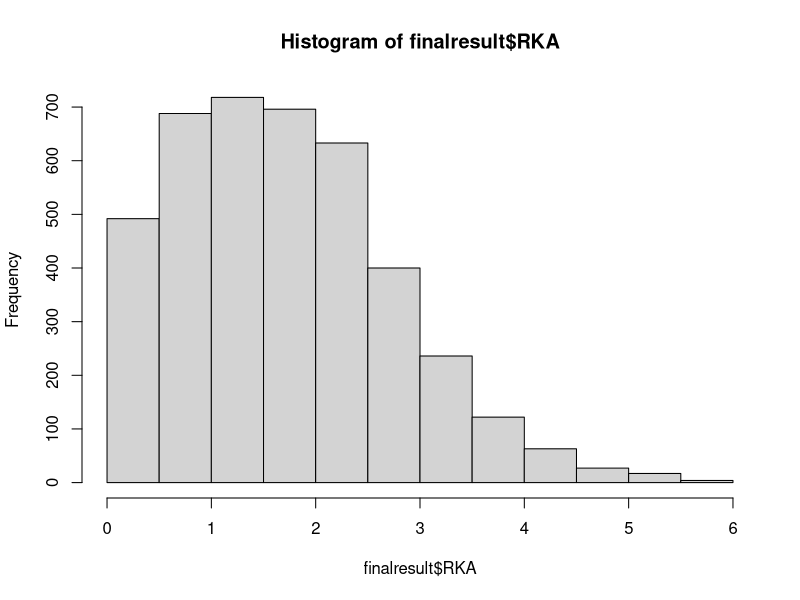
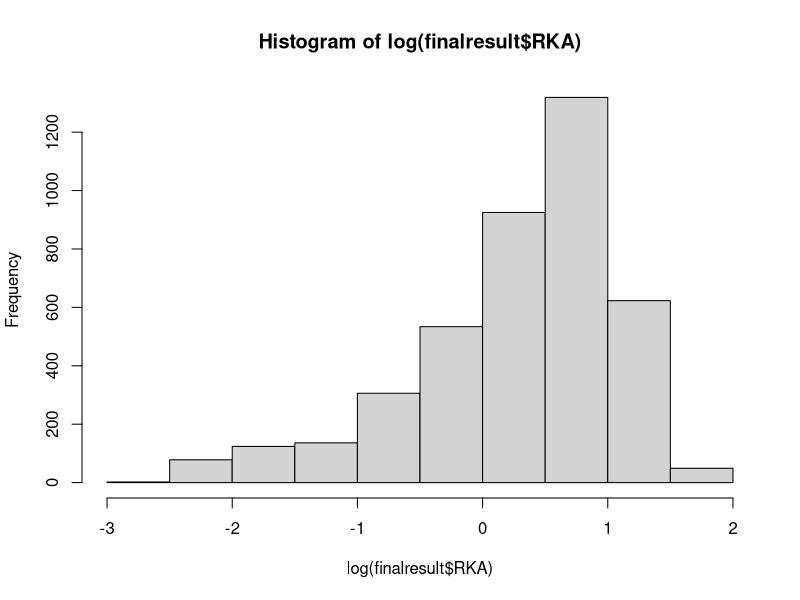

Recreate these plots in R, in order.
## ---- chunk 1
knitr::opts_chunk$set(echo = TRUE)
options(warn = -1)
## ---- chunk 2
#Data input
test.import <- read.csv('import_data.csv', header=T)
head(test.import)
## ---- chunk 3
test <- test.import[-(1:2),]
frac <- 1-as.numeric(test.import[1,2:5])
Enzyme <- as.numeric(test.import[2,2:5])
names(test)<-c("sequence","t0","t1","t2","t3")
#calculate the summation and mole fraction
sum <- apply(test[,2:5],2,sum)
test$ft0 <- test$t0/sum[1]
test$ft1 <- test$t1/sum[2]
test$ft2 <- test$t2/sum[3]
test$ft3 <- test$t3/sum[4]

#calculate the fraction of individual substrate
test$fr0 <- 1-test$ft0/test$ft0*frac[1]
test$fr1 <- 1-test$ft1/test$ft0*frac[2]
test$fr2 <- 1-test$ft2/test$ft0*frac[3]
test$fr3 <- 1-test$ft3/test$ft0*frac[4]

#convert negative to random small amount in test

for(i in 1:length(test[,1])){
  for(j in 10:13){
   if(test[i,j] < 0){
     test[i,j] <- abs(rnorm(1,0)/100)
   } 
  }
}
## ---- chunk 4
#fitting
test$K <- 0
start.values = list(K = 0.01)
## ---- chunk 5
for (i in 1:length(test[,1])){
  data.ft <- cbind(Enzyme,t(test[i,10:13]))
  data.ft <- data.frame(data.ft)
  names(data.ft) <- c("Enzyme","f")
  dirf <- nls( f ~ Enzyme/(Enzyme + K), data = data.ft, start = start.values)
  test$K[i] <- coef(dirf)
#Export final result  
finalresult <- test[,c("sequence","K")]
finalresult$KA <- 1/finalresult$K
finalresult$RKA <- finalresult$KA/finalresult$KA[3]
}
## ---- chunk 6
head(finalresult)
## ---- chunk 7
write.csv(finalresult,"output.csv")
## ---- chunk 8
hist(finalresult$RKA)
## ---- chunk 9
hist(log(finalresult$RKA))
